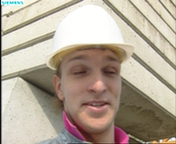
#> input picture HuffmanCodingYCbCr/foreman_qcif_0_rgb.bmp, 176 x 144 px
$ python 3.py
#> lines starting #> are read from the running program, lines starting #| are printed output that depends on the picture
import numpy as np
from PIL import Image
import math


def stat(arr):
	batch1Count=0
	batch2Count=0
	batch3Count=0
	batch4Count=0
	batch5Count=0
	totalpixel=arr.shape[0]*arr.shape[1]

	for i in range(arr.shape[0]):
		for j in range(arr.shape[1]):
			if arr[i][j]<=51:
				batch1Count+=1
			if (arr[i][j]>51) and (arr[i][j]<=102):
				batch2Count+=1
			if (arr[i][j]>102) and (arr[i][j]<=153):
				batch3Count+=1
			if (arr[i][j]>153) and (arr[i][j]<=204):
				batch4Count+=1
			if (arr[i][j]>204) and (arr[i][j]<=255):
				batch5Count+=1
	batch1prob=batch1Count/totalpixel
	batch2prob=batch2Count/totalpixel
	batch3prob=batch3Count/totalpixel
	batch4prob=batch4Count/totalpixel
	batch5prob=batch5Count/totalpixel

	namee="block     probability"
	# [11 lines of commented-out code are left out]

	wait={'1':batch1prob,'2':batch2prob,'3':batch3prob,'4':batch4prob,'5':batch5prob}
	sortwait={k: v for k, v in sorted(wait.items(), key=lambda item: item[1])}

	encodename=[]
	for _ in range(len(wait.keys())):
		encodename.append([])         #reverse

	while len(sortwait)>1:
		temp=list(sortwait)
		smallest=temp[0]
		secondsmall=temp[1]


		for m in range(len(smallest)):
			encodename[int(smallest[m])-1].append(0)

		for n in range(len(secondsmall)):
			encodename[int(secondsmall[n])-1].append(1)

		comwho=smallest+secondsmall
		comprob=sortwait[smallest]+sortwait[secondsmall]
		wait.pop(smallest)
		wait.pop(secondsmall)

		wait[comwho]=comprob
		sortwait={k: v for k, v in sorted(wait.items(), key=lambda item: item[1])}

	finalans=[]
	for u in range(len(encodename)):
		tarr=encodename[u]
		last=len(tarr)-1
		ans=''
		for k in range(last,-1,-1):
			ans+=str(tarr[k])

		finalans.append(ans)

	search={}

	for index in range(len(finalans)):
		name="block"+str(index)
		search[name]=finalans[index]

	return search


def cal(imagee):
	img = Image.open(imagee)
	img2=img.convert(mode="RGB")
	r,g,b=img2.split()

	rr=np.array(r)
	gg=np.array(g)
	bb=np.array(b)

	color=["red","green","blue"]
	colorarr=[rr,gg,bb]

	#title="encoding result for "+imagee+":"
	#print(title)
	for g in range(len(color)):
		sub=color[g]+" channel:"
	#	print(sub)
		test=stat(colorarr[g])

	#print('\n')


def total(ima):
#> called with ima = 'foreman_qcif_0_rgb.bmp'
	img = Image.open(ima)
#> img is the input picture: PIL image 176x144 RGB; mean R, G, B 179.7, 167.3, 151.5
	img2=img.convert(mode="RGB")
	R,G,B=img2.split()
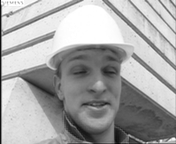
#> G: PIL image 176x144 L; min 7, max 255, mean 167.3
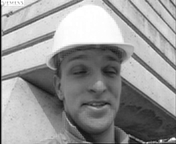
#> B: PIL image 176x144 L; min 5, max 255, mean 151.5

	f1=bitstreamtest(R)
#> in bitstreamtest, `se=stat(rr)`: se = {'block0': '1100', 'block1': '1101', 'block2': '10', 'block3': '111', 'block4': '0'}
#> the loop in bitstreamtest, `for k,v in se.items():` made 5 passes
#> (k, v) on passes 1 to 5: ('block0', '1100'), ('block1', '1101'), ('block2', '10'), ('block3', '111'), ('block4', '0')
#> after the loop in bitstreamtest, `for k,v in se.items():`: test = {'1100': 'block0', '1101': 'block1', '10': 'block2', '111': 'block3', '0': 'block4'}
#> the loop in bitstreamtest, `for k in finalbitstream:` made 48471 passes
#> blo on passes 61 to 72: 'block4', 'block4', 'block4', 'block4', 'block4', 'block4', 'block4', 'block4', 'block4', 'block4', 'block4', 'block4'
#> after the loop in bitstreamtest, `for k in finalbitstream:`: blo = 'block3'; imm = 25344 items
#> after the loop in bitstreamtest, `for i in range(rows):`:
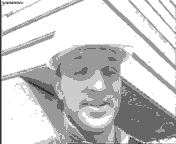
#> ff: shape (144, 176) float64; min 51, max 255, mean 202.5
#> after the loop in bitstreamtest, `for i in range(rows):`: count = 25344
	f2=bitstreamtest(G)
#> in bitstreamtest (call 2), `se=stat(rr)`: se = {'block0': '1100', 'block1': '111', 'block2': '10', 'block3': '1101', 'block4': '0'}
#> the loop in bitstreamtest (call 2), `for k,v in se.items():` made 5 passes
#> after the loop in bitstreamtest (call 2), `for k,v in se.items():`: test = {'1100': 'block0', '111': 'block1', '10': 'block2', '1101': 'block3', '0': 'block4'}
#> the loop in bitstreamtest (call 2), `for k in finalbitstream:` made 50060 passes
#> after the loop in bitstreamtest (call 2), `for k in finalbitstream:`: blo = 'block2'
#> after the loop in bitstreamtest (call 2), `for i in range(rows):`:
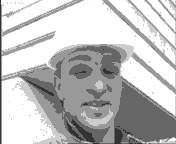
#> ff: shape (144, 176) float64; min 51, max 255, mean 191.8
#> after the loop in bitstreamtest (call 2), `for i in range(rows):`: count = 25344
	f3=bitstreamtest(B)
#> in bitstreamtest (call 3), `se=stat(rr)`: se = {'block0': '010', 'block1': '10', 'block2': '011', 'block3': '00', 'block4': '11'}
#> the loop in bitstreamtest (call 3), `for k,v in se.items():` made 5 passes
#> (k, v) on passes 1 to 5: ('block0', '010'), ('block1', '10'), ('block2', '011'), ('block3', '00'), ('block4', '11')
#> after the loop in bitstreamtest (call 3), `for k,v in se.items():`: test = {'010': 'block0', '10': 'block1', '011': 'block2', '00': 'block3', '11': 'block4'}
#> the loop in bitstreamtest (call 3), `for k in finalbitstream:` made 56649 passes
#> (k, blo) on passes 3, 5, 7, 9, 11, 13, 15, 17, 19: ('0', 'block0'), ('1', 'block4'), ('1', 'block4'), ('1', 'block4'), ('1', 'block4'), ('1', 'block4'), ('1', 'block4'), ('1', 'block4'), ('1', 'block4')
#> after the loop in bitstreamtest (call 3), `for i in range(rows):`:
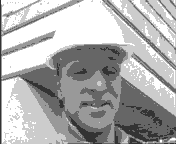
#> ff: shape (144, 176) float64; min 51, max 255, mean 175.1

	rows=np.array(R).shape[0]
	col=np.array(R).shape[1]

	rgbArray = np.zeros((rows,col,3), 'uint8')
	rgbArray[..., 0] = f1
	rgbArray[..., 1] = f2
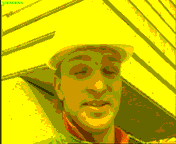
#> rgbArray: shape (144, 176, 3); mean of channels 0, 1, 2 202.5, 191.8, 0; drawn as R, G, B
	rgbArray[..., 2] = f3
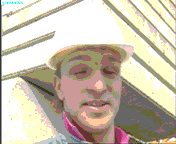
#> rgbArray: shape (144, 176, 3); mean of channels 0, 1, 2 202.5, 191.8, 175.1; drawn as R, G, B
	ikk = Image.fromarray(rgbArray)

	ikk.show()


	# [6 lines of commented-out code are left out]


def bitstreamtest(r):


	#print("test for bitstream of red channel:")

	rr=np.array(r)


	rows=rr.shape[0]
	col=rr.shape[1]


	se=stat(rr)


	test={}

	for k,v in se.items():  # for name, age in dictionary.iteritems():  (for Python 2.x)
		test[v]=k

	finalbitstream=''

	for i in range(rr.shape[0]):
		for j in range(rr.shape[1]):
			bitstreamm=0
			if rr[i][j]<=51:
				bitstreamm=se['block0']
			if (rr[i][j]>51) and (rr[i][j]<=102):
				bitstreamm=se['block1']
			if (rr[i][j]>102) and (rr[i][j]<=153):
				bitstreamm=se['block2']
			if (rr[i][j]>153) and (rr[i][j]<=204):
				bitstreamm=se['block3']
			if (rr[i][j]>204) and (rr[i][j]<=255):
				bitstreamm=se['block4']

			finalbitstream+=bitstreamm


			#print(bitstreamm, end='')
	#print(finalbitstream)
	result=''

	imm=[]

	for k in finalbitstream:
		result+=k

		if result in list(test.keys()):
			blo=test[result]

			if blo=='block0':
				imm.append(51)
			if blo=='block1':
				imm.append(102)
			if blo=='block2':
				imm.append(153)
			if blo=='block3':
				imm.append(204)
			if blo=='block4':
				imm.append(255)

			result=''

	ff=np.zeros((rows,col))
	count=0
	for i in range(rows):
		for j in range(col):
			ff[i][j]=imm[count]
			count+=1


	return ff


	# [11 lines of commented-out code are left out]

total('foreman_qcif_0_rgb.bmp')

$ run again, with HuffmanCodingYCbCr/akiyo_cif_0_rgb.bmp copied over HuffmanCodingYCbCr/foreman_qcif_0_rgb.bmp
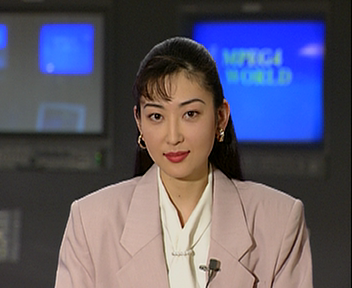
#> input picture HuffmanCodingYCbCr/akiyo_cif_0_rgb.bmp, 352 x 288 px
#> in total, img is the input picture: PIL image 352x288 RGB; mean R, G, B 90.3, 87.3, 105.2
#> se = {'block0': '0', 'block1': '10', 'block2': '1101', 'block3': '111', 'block4': '1100'}
#> the loop in bitstreamtest, `for k,v in se.items():` made 5 passes
#> (k, v) on passes 1 to 5: ('block0', '0'), ('block1', '10'), ('block2', '1101'), ('block3', '111'), ('block4', '1100')
#> after the loop in bitstreamtest, `for k,v in se.items():`: test = {'0': 'block0', '10': 'block1', '1101': 'block2', '111': 'block3', '1100': 'block4'}
#> the loop in bitstreamtest, `for k in finalbitstream:` made 199029 passes
#> after the loop in bitstreamtest, `for k in finalbitstream:`: imm = 101376 items
#> after the loop in bitstreamtest, `for i in range(rows):`: count = 101376
#> se = {'block0': '0', 'block1': '10', 'block2': '111', 'block3': '1101', 'block4': '1100'}
#> the loop in bitstreamtest (call 2), `for k,v in se.items():` made 5 passes
#> after the loop in bitstreamtest (call 2), `for k,v in se.items():`: test = {'0': 'block0', '10': 'block1', '111': 'block2', '1101': 'block3', '1100': 'block4'}
#> the loop in bitstreamtest (call 2), `for k in finalbitstream:` made 217376 passes
#> after the loop in bitstreamtest (call 2), `for i in range(rows):`:
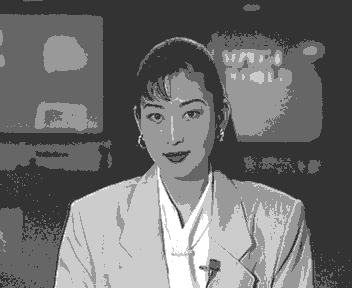
#> ff: shape (288, 352) float64; min 51, max 255, mean 110.7
#> after the loop in bitstreamtest (call 2), `for i in range(rows):`: count = 101376
#> in total, `rgbArray[..., 2] = f3`:
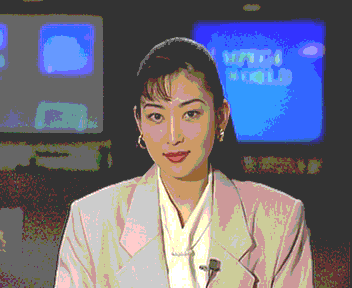
#> rgbArray: shape (288, 352, 3); mean of channels 0, 1, 2 111.6, 110.7, 124.7; drawn as R, G, B
